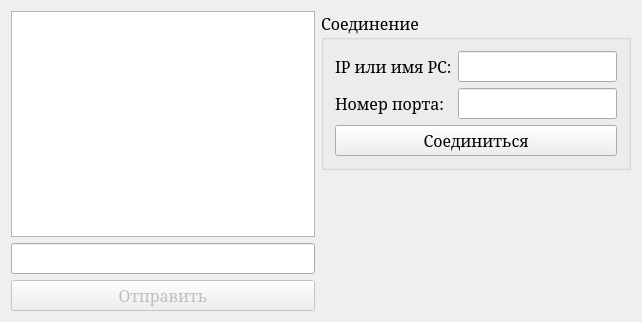
<?xml version="1.0" encoding="UTF-8"?>
<ui version="4.0">
 <class>Dialog</class>
 <widget class="QDialog" name="Dialog">
  <property name="geometry">
   <rect>
    <x>0</x>
    <y>0</y>
    <width>642</width>
    <height>322</height>
   </rect>
  </property>
  <property name="font">
   <font>
    <family>Garamond</family>
    <pointsize>12</pointsize>
    <italic>false</italic>
   </font>
  </property>
  <property name="windowTitle">
   <string>My Chat Client</string>
  </property>
  <layout class="QHBoxLayout" name="horizontalLayout_3">
   <item>
    <layout class="QHBoxLayout" name="horizontalLayout_2">
     <item>
      <layout class="QVBoxLayout" name="verticalLayout">
       <item>
        <widget class="QTextEdit" name="teOutput">
         <property name="readOnly">
          <bool>true</bool>
         </property>
        </widget>
       </item>
       <item>
        <widget class="QLineEdit" name="leInput"/>
       </item>
       <item>
        <widget class="QPushButton" name="btnSend">
         <property name="enabled">
          <bool>false</bool>
         </property>
         <property name="text">
          <string>Отправить</string>
         </property>
        </widget>
       </item>
      </layout>
     </item>
     <item>
      <layout class="QVBoxLayout" name="verticalLayout_2">
       <item>
        <widget class="QGroupBox" name="groupBox">
         <property name="title">
          <string>Соединение</string>
         </property>
         <layout class="QHBoxLayout" name="horizontalLayout">
          <item>
           <layout class="QGridLayout" name="gridLayout">
            <item row="0" column="0">
             <widget class="QLabel" name="label">
              <property name="text">
               <string>IP или имя PC:</string>
              </property>
             </widget>
            </item>
            <item row="0" column="1">
             <widget class="QLineEdit" name="leHost"/>
            </item>
            <item row="1" column="0">
             <widget class="QLabel" name="label_2">
              <property name="text">
               <string>Номер порта:</string>
              </property>
             </widget>
            </item>
            <item row="1" column="1">
             <widget class="QLineEdit" name="lePort"/>
            </item>
            <item row="2" column="0" colspan="2">
             <widget class="QPushButton" name="btnConnect">
              <property name="text">
               <string>Соединиться</string>
              </property>
             </widget>
            </item>
           </layout>
          </item>
         </layout>
        </widget>
       </item>
       <item>
        <spacer name="verticalSpacer">
         <property name="orientation">
          <enum>Qt::Vertical</enum>
         </property>
         <property name="sizeHint" stdset="0">
          <size>
           <width>20</width>
           <height>40</height>
          </size>
         </property>
        </spacer>
       </item>
      </layout>
     </item>
    </layout>
   </item>
  </layout>
 </widget>
 <layoutdefault spacing="6" margin="11"/>
 <resources/>
 <connections/>
</ui>
